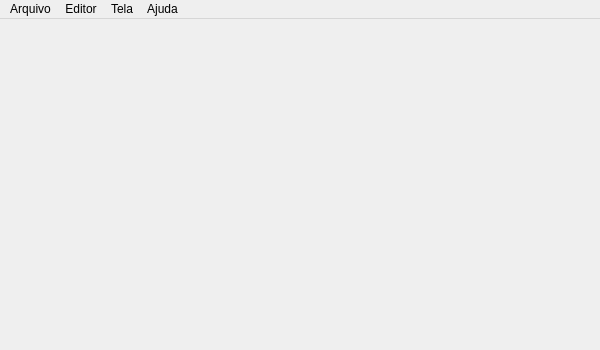
<?xml version="1.0" encoding="UTF-8"?>
<ui version="4.0">
 <class>Tugalinhas</class>
 <widget class="QMainWindow" name="Tugalinhas">
  <property name="geometry">
   <rect>
    <x>0</x>
    <y>0</y>
    <width>600</width>
    <height>350</height>
   </rect>
  </property>
  <property name="sizePolicy">
   <sizepolicy hsizetype="MinimumExpanding" vsizetype="MinimumExpanding">
    <horstretch>0</horstretch>
    <verstretch>0</verstretch>
   </sizepolicy>
  </property>
  <property name="windowTitle">
   <string>Tugalinhas</string>
  </property>
  <property name="documentMode">
   <bool>false</bool>
  </property>
  <property name="unifiedTitleAndToolBarOnMac">
   <bool>false</bool>
  </property>
  <widget class="QWidget" name="centralwidget"/>
  <widget class="QMenuBar" name="menuBar">
   <property name="geometry">
    <rect>
     <x>0</x>
     <y>0</y>
     <width>600</width>
     <height>29</height>
    </rect>
   </property>
   <property name="contextMenuPolicy">
    <enum>Qt::ActionsContextMenu</enum>
   </property>
   <widget class="QMenu" name="menuFile">
    <property name="title">
     <string>Arquivo</string>
    </property>
    <addaction name="actionNovo"/>
    <addaction name="actionAbrir"/>
    <addaction name="actionSalvar"/>
    <addaction name="actionSalvar_Como"/>
    <addaction name="actionSalvar_imagem"/>
    <addaction name="actionSair"/>
   </widget>
   <widget class="QMenu" name="menuTela">
    <property name="title">
     <string>Tela</string>
    </property>
    <addaction name="actionAmpliar"/>
    <addaction name="actionReduzir"/>
    <addaction name="separator"/>
    <addaction name="actionLimpar_tela"/>
   </widget>
   <widget class="QMenu" name="menuHelp">
    <property name="title">
     <string>Ajuda</string>
    </property>
    <addaction name="actionDocumentation"/>
    <addaction name="actionAbout"/>
   </widget>
   <widget class="QMenu" name="menuEditor">
    <property name="title">
     <string>Editor</string>
    </property>
    <addaction name="actionAumentar_fonte"/>
    <addaction name="actionReduzir_fonte"/>
    <addaction name="actionTamanho_padr_o"/>
    <addaction name="separator"/>
    <addaction name="actionInverter_tema"/>
   </widget>
   <addaction name="menuFile"/>
   <addaction name="menuEditor"/>
   <addaction name="menuTela"/>
   <addaction name="menuHelp"/>
  </widget>
  <action name="actionNovo">
   <property name="text">
    <string>Novo</string>
   </property>
   <property name="shortcut">
    <string>Ctrl+N</string>
   </property>
  </action>
  <action name="actionSalvar">
   <property name="text">
    <string>Salvar</string>
   </property>
   <property name="shortcut">
    <string>Ctrl+S</string>
   </property>
  </action>
  <action name="actionSair">
   <property name="text">
    <string>Sair</string>
   </property>
   <property name="shortcut">
    <string>Ctrl+Q</string>
   </property>
  </action>
  <action name="actionAmpliar">
   <property name="text">
    <string>Ampliar</string>
   </property>
   <property name="shortcut">
    <string>Ctrl+Alt++</string>
   </property>
  </action>
  <action name="actionReduzir">
   <property name="text">
    <string>Reduzir</string>
   </property>
   <property name="shortcut">
    <string>Ctrl+Alt+-</string>
   </property>
  </action>
  <action name="actionAbrir">
   <property name="text">
    <string>Abrir</string>
   </property>
   <property name="shortcut">
    <string>Ctrl+O</string>
   </property>
  </action>
  <action name="actionSalvar_Como">
   <property name="text">
    <string>Salvar como</string>
   </property>
   <property name="shortcut">
    <string>Ctrl+Shift+S</string>
   </property>
  </action>
  <action name="actionLimpar_tela">
   <property name="text">
    <string>Limpar tela</string>
   </property>
   <property name="shortcut">
    <string>F5</string>
   </property>
  </action>
  <action name="actionDocumentation">
   <property name="text">
    <string>Documentação</string>
   </property>
   <property name="shortcut">
    <string>F1</string>
   </property>
  </action>
  <action name="actionAbout">
   <property name="text">
    <string>Sobre</string>
   </property>
  </action>
  <action name="actionSalvar_imagem">
   <property name="text">
    <string>Salvar imagem</string>
   </property>
  </action>
  <action name="actionInverter_tema">
   <property name="text">
    <string>Inverter tema</string>
   </property>
  </action>
  <action name="actionAumentar_fonte">
   <property name="text">
    <string>Aumentar fonte</string>
   </property>
   <property name="shortcut">
    <string>Ctrl++</string>
   </property>
  </action>
  <action name="actionReduzir_fonte">
   <property name="text">
    <string>Reduzir fonte</string>
   </property>
   <property name="shortcut">
    <string>Ctrl+-</string>
   </property>
  </action>
  <action name="actionTamanho_padr_o">
   <property name="text">
    <string>Tamanho padrão</string>
   </property>
   <property name="shortcut">
    <string>Ctrl+=</string>
   </property>
  </action>
 </widget>
 <resources/>
 <connections>
  <connection>
   <sender>actionAbrir</sender>
   <signal>triggered()</signal>
   <receiver>Tugalinhas</receiver>
   <slot>openFile()</slot>
   <hints>
    <hint type="sourcelabel">
     <x>-1</x>
     <y>-1</y>
    </hint>
    <hint type="destinationlabel">
     <x>299</x>
     <y>174</y>
    </hint>
   </hints>
  </connection>
  <connection>
   <sender>actionSalvar_Como</sender>
   <signal>triggered()</signal>
   <receiver>Tugalinhas</receiver>
   <slot>saveFileAs()</slot>
   <hints>
    <hint type="sourcelabel">
     <x>-1</x>
     <y>-1</y>
    </hint>
    <hint type="destinationlabel">
     <x>299</x>
     <y>174</y>
    </hint>
   </hints>
  </connection>
  <connection>
   <sender>actionSalvar</sender>
   <signal>triggered()</signal>
   <receiver>Tugalinhas</receiver>
   <slot>saveFile()</slot>
   <hints>
    <hint type="sourcelabel">
     <x>-1</x>
     <y>-1</y>
    </hint>
    <hint type="destinationlabel">
     <x>299</x>
     <y>174</y>
    </hint>
   </hints>
  </connection>
  <connection>
   <sender>actionNovo</sender>
   <signal>triggered()</signal>
   <receiver>Tugalinhas</receiver>
   <slot>newFile()</slot>
   <hints>
    <hint type="sourcelabel">
     <x>-1</x>
     <y>-1</y>
    </hint>
    <hint type="destinationlabel">
     <x>299</x>
     <y>174</y>
    </hint>
   </hints>
  </connection>
  <connection>
   <sender>actionSair</sender>
   <signal>triggered()</signal>
   <receiver>Tugalinhas</receiver>
   <slot>close()</slot>
   <hints>
    <hint type="sourcelabel">
     <x>-1</x>
     <y>-1</y>
    </hint>
    <hint type="destinationlabel">
     <x>299</x>
     <y>174</y>
    </hint>
   </hints>
  </connection>
  <connection>
   <sender>actionAmpliar</sender>
   <signal>triggered()</signal>
   <receiver>Tugalinhas</receiver>
   <slot>zoomIn()</slot>
   <hints>
    <hint type="sourcelabel">
     <x>-1</x>
     <y>-1</y>
    </hint>
    <hint type="destinationlabel">
     <x>299</x>
     <y>174</y>
    </hint>
   </hints>
  </connection>
  <connection>
   <sender>actionReduzir</sender>
   <signal>triggered()</signal>
   <receiver>Tugalinhas</receiver>
   <slot>zoomOut()</slot>
   <hints>
    <hint type="sourcelabel">
     <x>-1</x>
     <y>-1</y>
    </hint>
    <hint type="destinationlabel">
     <x>299</x>
     <y>174</y>
    </hint>
   </hints>
  </connection>
  <connection>
   <sender>actionLimpar_tela</sender>
   <signal>triggered()</signal>
   <receiver>Tugalinhas</receiver>
   <slot>clearScene()</slot>
   <hints>
    <hint type="sourcelabel">
     <x>-1</x>
     <y>-1</y>
    </hint>
    <hint type="destinationlabel">
     <x>299</x>
     <y>174</y>
    </hint>
   </hints>
  </connection>
  <connection>
   <sender>actionDocumentation</sender>
   <signal>triggered()</signal>
   <receiver>Tugalinhas</receiver>
   <slot>openDocumentation()</slot>
   <hints>
    <hint type="sourcelabel">
     <x>-1</x>
     <y>-1</y>
    </hint>
    <hint type="destinationlabel">
     <x>299</x>
     <y>174</y>
    </hint>
   </hints>
  </connection>
  <connection>
   <sender>actionAbout</sender>
   <signal>triggered()</signal>
   <receiver>Tugalinhas</receiver>
   <slot>about()</slot>
   <hints>
    <hint type="sourcelabel">
     <x>-1</x>
     <y>-1</y>
    </hint>
    <hint type="destinationlabel">
     <x>299</x>
     <y>174</y>
    </hint>
   </hints>
  </connection>
  <connection>
   <sender>actionSalvar_imagem</sender>
   <signal>triggered()</signal>
   <receiver>Tugalinhas</receiver>
   <slot>saveImageAs()</slot>
   <hints>
    <hint type="sourcelabel">
     <x>-1</x>
     <y>-1</y>
    </hint>
    <hint type="destinationlabel">
     <x>299</x>
     <y>174</y>
    </hint>
   </hints>
  </connection>
  <connection>
   <sender>actionInverter_tema</sender>
   <signal>triggered()</signal>
   <receiver>Tugalinhas</receiver>
   <slot>toggleEditorTheme()</slot>
   <hints>
    <hint type="sourcelabel">
     <x>-1</x>
     <y>-1</y>
    </hint>
    <hint type="destinationlabel">
     <x>299</x>
     <y>174</y>
    </hint>
   </hints>
  </connection>
  <connection>
   <sender>actionAumentar_fonte</sender>
   <signal>triggered()</signal>
   <receiver>Tugalinhas</receiver>
   <slot>fontZoomIn()</slot>
   <hints>
    <hint type="sourcelabel">
     <x>-1</x>
     <y>-1</y>
    </hint>
    <hint type="destinationlabel">
     <x>299</x>
     <y>174</y>
    </hint>
   </hints>
  </connection>
  <connection>
   <sender>actionReduzir_fonte</sender>
   <signal>triggered()</signal>
   <receiver>Tugalinhas</receiver>
   <slot>fontZoomOut()</slot>
   <hints>
    <hint type="sourcelabel">
     <x>-1</x>
     <y>-1</y>
    </hint>
    <hint type="destinationlabel">
     <x>299</x>
     <y>174</y>
    </hint>
   </hints>
  </connection>
  <connection>
   <sender>actionTamanho_padr_o</sender>
   <signal>triggered()</signal>
   <receiver>Tugalinhas</receiver>
   <slot>fontZoomReset()</slot>
   <hints>
    <hint type="sourcelabel">
     <x>-1</x>
     <y>-1</y>
    </hint>
    <hint type="destinationlabel">
     <x>299</x>
     <y>174</y>
    </hint>
   </hints>
  </connection>
 </connections>
 <slots>
  <slot>openFile()</slot>
  <slot>saveFile()</slot>
  <slot>saveFileAs()</slot>
  <slot>newFile()</slot>
  <slot>zoomIn()</slot>
  <slot>zoomOut()</slot>
  <slot>clearScene()</slot>
  <slot>openDocumentation()</slot>
  <slot>about()</slot>
  <slot>saveImageAs()</slot>
  <slot>toggleEditorTheme()</slot>
  <slot>fontZoomIn()</slot>
  <slot>fontZoomOut()</slot>
  <slot>fontZoomReset()</slot>
 </slots>
</ui>
